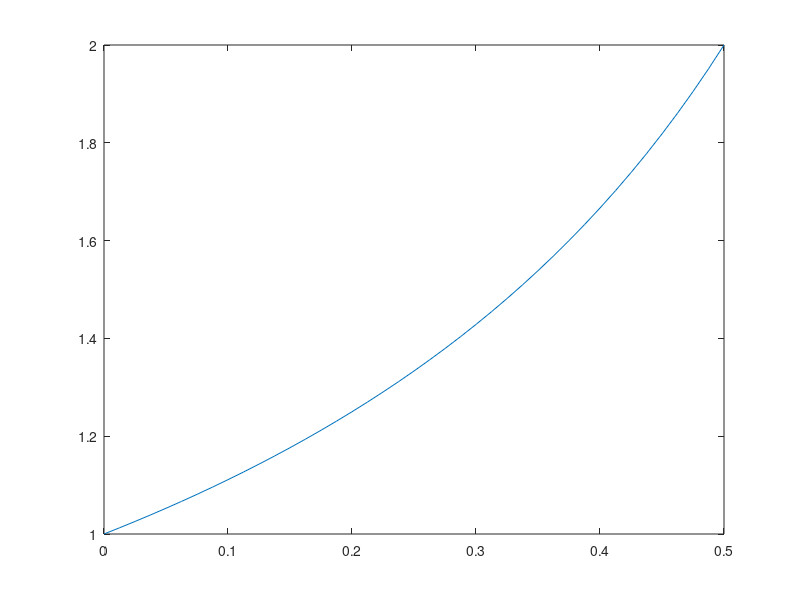

This figure's MATLAB source:
%ODE1: MATLAB script M-file that solves 
%the ODE y' = xy^2 + y, for y(0) = 1 
%on [0,.5] and plots the solution.
rhs = @(x,y) x*y^2+y;
xspan = [0 .5];
y0 = 1;
[x y] = ode45(rhs,xspan,y0)
plot(x,y)
pause
%In many cases we want to restrict the values
%MATLAB returns. 
xspan = 0:.1:.5; 
[x y] = ode45(rhs,xspan,y0)